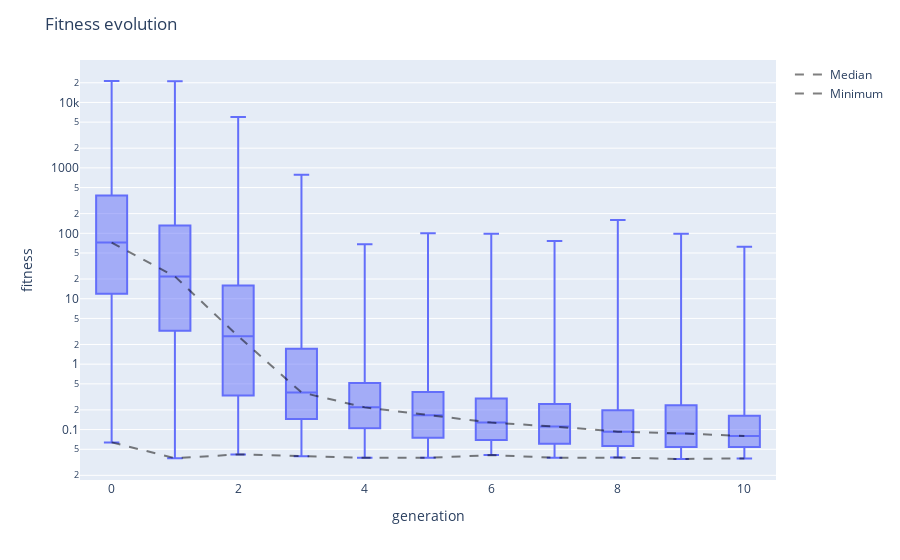

Source (notebook cell):
### Code cell
viewer.fitness_evolution()

### Figure 1 — Plotly figure (JSON) as saved in the notebook; plotly's stock layout.template omitted (floating-point values rounded to 4 significant figures; data arrays with more than 128 entries replaced by an {"elided": "..."} marker saying what was removed)
{"data": [{"alignmentgroup": "True", "boxpoints": false, "hovertemplate": "generation=%{x}<br>fitness=%{y}<extra></extra>", "legendgroup": "", "marker": {"color": "#636efa"}, "name": "", "notched": false, "offsetgroup": "", "orientation": "v", "showlegend": false, "type": "box", "x": {"elided": "4231 int values"}, "x0": " ", "xaxis": "x", "y": {"elided": "4231 float values"}, "y0": " ", "yaxis": "y"}, {"line": {"color": "rgba(0,0,0,0.5)", "dash": "dash", "width": 2}, "mode": "lines", "name": "Median", "type": "scatter", "x": [0, 1, 2, 3, 4, 5, 6, 7, 8, 9, 10], "y": [72.14, 21.91, 2.67, 0.3701, 0.2186, 0.1661, 0.1279, 0.1114, 0.09304, 0.08734, 0.07983]}, {"line": {"color": "rgba(0,0,0,0.5)", "dash": "dash", "width": 2}, "mode": "lines", "name": "Minimum", "type": "scatter", "x": [0, 1, 2, 3, 4, 5, 6, 7, 8, 9, 10], "y": [0.06374, 0.0366, 0.04172, 0.03905, 0.03705, 0.03705, 0.04073, 0.03717, 0.03732, 0.03553, 0.03628]}], "layout": {"boxmode": "group", "legend": {"tracegroupgap": 0}, "margin": {"t": 60}, "title": {"text": "Fitness evolution"}, "xaxis": {"anchor": "y", "domain": [0, 1], "title": {"text": "generation"}}, "yaxis": {"anchor": "x", "domain": [0, 1], "title": {"text": "fitness"}, "type": "log"}}}
